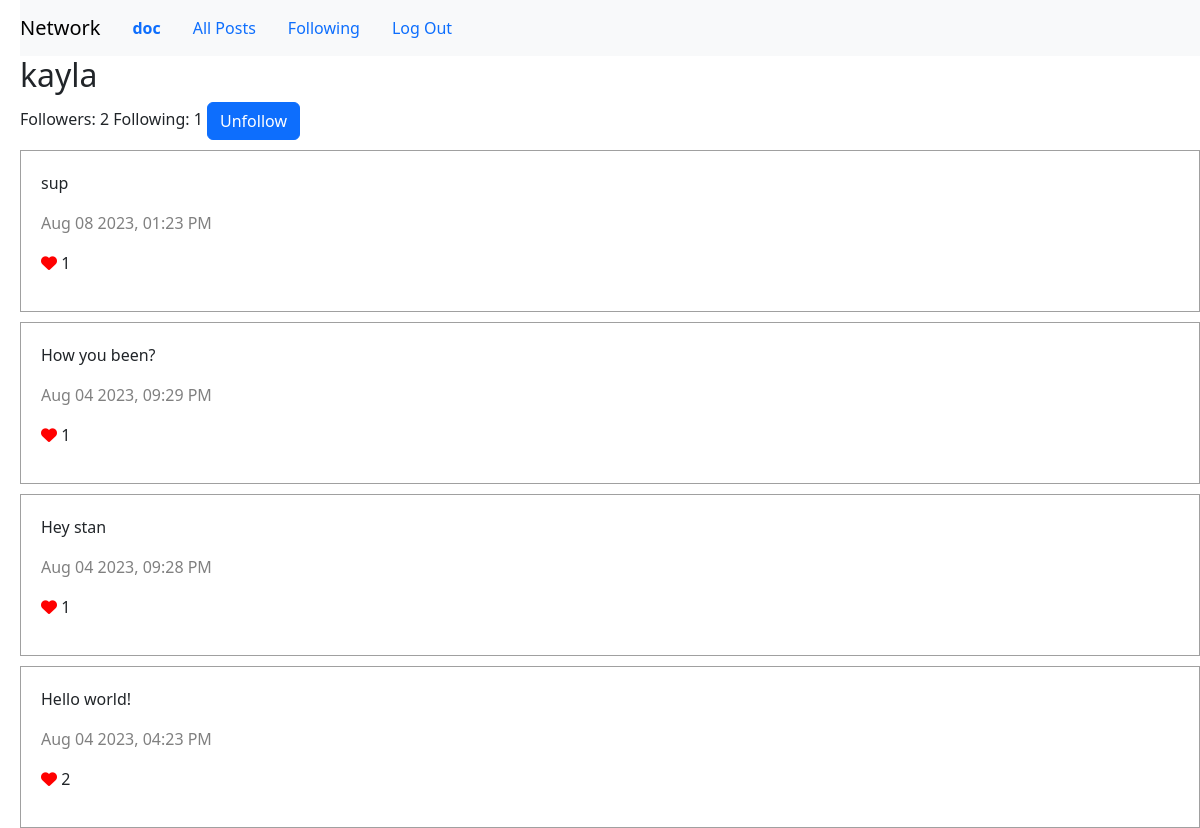
The page /profile/kayla (signed in) on the database its author committed.
### network/models.py (models this page shows)
class User(AbstractUser):
    pass

class Post(models.Model):
    user= models.ForeignKey(User, on_delete=models.CASCADE, related_name="emails")
    text=models.TextField(blank=True)
    timestamp = models.DateTimeField(auto_now_add=True)
    def serialize(self):
        try:
            likes_count=Like.objects.filter(post=self).all().count()
        except Like.DoesNotExist:
            likes_count=0
        return{
            "id":self.id,
            "user":self.user.username,
            "text":self.text,
            "likes":likes_count,
            "timestamp":self.timestamp.strftime("%b %d %Y, %I:%M %p"),
        }

### network/views.py (the view)
# urls.py: path("profile/<str:username>",views.profile,name='profile'),
@login_required
def profile(request,username):
    user = get_object_or_404(User, username=username)
    account = get_object_or_404(Account, user=user)
    posts=Post.objects.filter(user=user).order_by("-timestamp").all()
    serialized_posts=[post.serialize() for post in posts]
    return render(request,"network/profile.html",{
        "username":username,
        "followers":account.follower.count(),
        "following":account.following.count(),
        "posts":serialized_posts,
        "isuser":username==request.user.username,
        "isfollow":request.user.username in account.follower.values_list('username',flat=True)
    })

### network/templates/network/profile.html (shortened to what this page needs)
{%extends "network/layout.html"%}
{%load static%}
{%block body%}
<h2>{{username}}</h2>
<span id="followers"> Followers: {{followers}} </span>
<span id="following"> Following: {{following}} </span>
{%if not isuser%}
<button id="follow" class="btn btn-primary">
    {%if isfollow%}
    Unfollow
    {%else%}
    Follow
    {%endif%}
</button>
{%endif%}
<div id="posts">
    {%for post in posts %}
    <div class="post">
        <p>{{post.text}}</p>
        <p class="time">{{post.timestamp}}</p>
        <p><i class="fas fa-heart" data-url="{% url 'like' post.id %}"></i> {{post.likes}}</p>
    </div>
    {%endfor%}
</div>
{%endblock%}

### network/templates/network/layout.html (shortened to what this page needs)
{% load static %}
<!DOCTYPE html>
<html lang="en">
    <head>
        <link rel="stylesheet" href="https://cdn.jsdelivr.net/npm/bootstrap@5.3.1/dist/css/bootstrap.min.css">
        <link href="{% static 'network/styles.css' %}" rel="stylesheet">
    </head>
    <body>
        <nav class="navbar navbar-expand-lg navbar-light bg-light">
            <a class="navbar-brand" href="#">Network</a>
            <div>
              <ul class="nav">
                {% if user.is_authenticated %}
                    <li class="nav-item">
                        <a class="nav-link" href="{%url 'profile' user.username %}"><strong>{{ user.username }}</strong></a>
                    </li>
                {% endif %}
                <li class="nav-item">
                  <a class="nav-link" href="{% url 'index' %}">All Posts</a>
                </li>
                {% if user.is_authenticated %}
                    <li class="nav-item">
                        <a class="nav-link" href="{%url 'following'%}">Following</a>
                    </li>
                    <li class="nav-item">
                        <a class="nav-link" href="{% url 'logout' %}">Log Out</a>
                    </li>
                {% endif %}
              </ul>
            </div>
          </nav>
        <div class="body">
            {% block body %}
            {% endblock %}
        </div>
    </body>
</html>

### network/static/network/styles.css (style rules this page uses)
body { margin-left: 20px; }
.post { border: 1px solid rgb(160, 160, 160); margin-top: 10px; padding: 20px; }
.time { color:gray; }
.fas { color: red; }

### rows shown on the page
User: username "doc"
User: username "kayla"
Post: text "sup"
Post: text "How you been?"
Post: text "Hey stan"
Post: text "Hello world!"

### other values the page prints
{{ followers }} "2"
{{ following }} "1"
{{ post.timestamp }} "Aug 08 2023, 01:23 PM" "Aug 04 2023, 09:29 PM" "Aug 04 2023, 09:28 PM" "Aug 04 2023, 04:23 PM"
{{ post.likes }} "1" "1" "1" "2"
